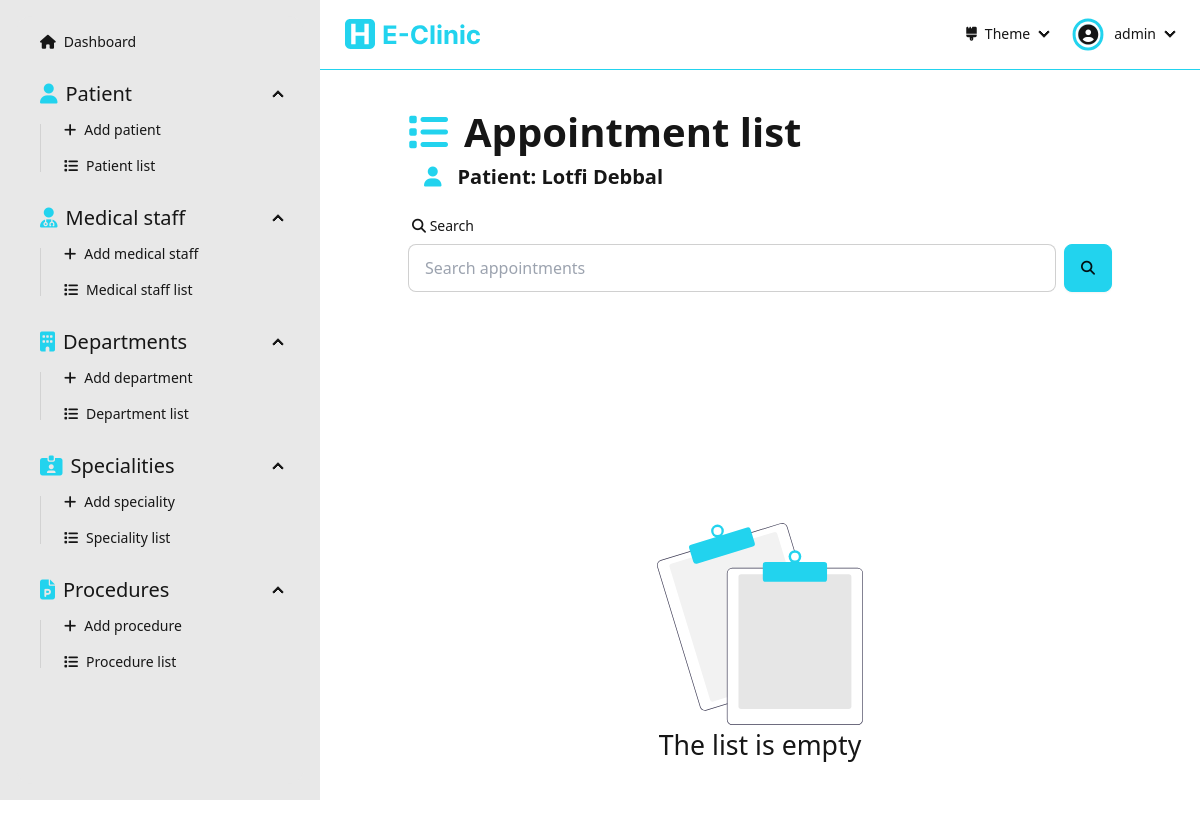
/dashboard/appointments/patient/c3272855034644bb89a166c7f9be3ed9 (signed in), run on an earlier commit of the app's database.
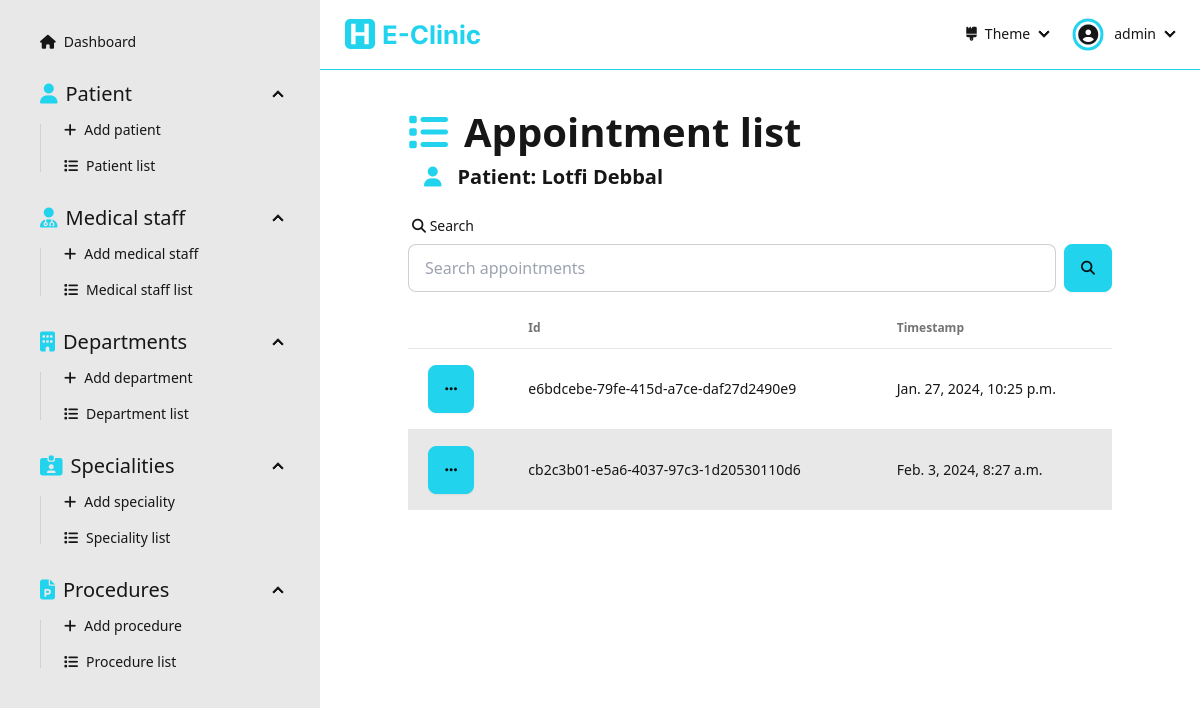
And on a later commit of the database.
### Dashboard/models.py (models this page shows)
class Appointment(models.Model):
  id = models.UUIDField(primary_key=True, default=uuid.uuid4, editable=False)
  patient = models.ForeignKey('Patient', on_delete=models.CASCADE)
  timestamp = models.DateTimeField()
  state = models.CharField(max_length=10, choices=AppointmentState.choices, default=AppointmentState.SCHEDULED, blank=True)
  createdAt = models.DateTimeField(auto_now_add=True)
  updatedAt = models.DateTimeField(auto_now=True)

### Dashboard/views/appointement.py (the view)
# urls.py: path('dashboard/appointments/patient/<str:patientId>', appointement.appointmentListPatient, name='appointment-list-patient'),
@login_required(login_url='sign-in')
def appointmentListPatient(request: HttpRequest, patientId: str):
  patient = get_object_or_404(Patient, id=patientId)
  form = SearchForm(request.GET)
  appointments = []
  if form.is_valid():
    search = form.cleaned_data['search']
    appointments = Appointment.objects.filter(
      Q(timestamp__icontains=search) |
      Q(state__icontains=search),
      patient=patient,
    )
  else:
    appointments = Appointment.objects.filter(
      patient=patient,
    )
  context = { 'appointments': appointments, 'form': form, 'patient': patient }
  return render(request, 'pages/appointment/appointment-list-patient.html', context=context)

### Dashboard/forms.py
class SearchForm(forms.Form):
  search  = forms.CharField(required=False)

### Dashboard/templates/pages/appointment/appointment-list-patient.html (shortened to what this page needs)
{% extends "layouts/dashboard.html" %}
{% load static %}
{% load widget_tweaks %}
{% block dashboard_content %}
  <div class="flex flex-1 flex-col items-center pb-[5rem]">
    <div class="flex flex-1 flex-col max-w-[90%] lg:max-w-[80%] justify-start w-full">
      <div class="text-[30pt] font-bold"><i class="fas fa-list text-primary mr-[1rem]"></i>Appointment list</div>
      <div class="text-[15pt] font-semibold ml-[1rem] mb-[1rem]"><i class="fas fa-user text-primary mr-[1rem]"></i>Patient: {{patient.firstName}} {{patient.lastName}}</div>
      <form action="" method="get" class="mb-[1rem]">
        <label class="form-control w-full">
          <div class="label">
            <span class="label-text"><i class="fas fa-search"></i> Search</span>
          </div>
          <div class="flex">
            {% render_field form.search placeholder="Search appointments" type="text" class+="input input-bordered w-full" %}
            <button class="btn btn-primary ml-[0.5rem]"><i class="fas fa-search"></i></button>
          </div>
        </label>
      </form>
      {% if appointments.count > 0 %}
      <div class="overflow-x-auto flex-1 flex items-start">
        <table class="table table-pin-rows table-pin-cols table-zebra">
          <thead>
            <tr>
              <td></td>
              <td>Id</td>
              <td>Timestamp</td>
            </tr>
          </thead>
          <tbody>
            {% for appointment in appointments %}
              <tr>
                <td>
                  <div class="dropdown">
                    <div tabindex="0" role="button" class="btn btn-primary m-1"><i class="fas fa-ellipsis"></i></div>
                  </div>
                </td>
                <td>{{appointment.id}}</td>
                <td>{{appointment.timestamp}}</td>
              </tr>
            {% endfor %}
          </tbody>
        </table>
      </div>
      {% else %}
        <div class="flex flex-1 flex-col justify-center items-center h-full w-full">
          <img class="h-[30%]" src="{% static "assets/empty-list.svg" %}" alt="empty-list">
          <div class="text-[20pt]">The list is empty</div>
        </div>
      {% endif %}
    </div>
  </div>
{% endblock dashboard_content %}

What changed in the data, as far as the page shows it:
added Appointment: id "e6bdcebe-79fe-415d-a7ce-daf27d2490e9", timestamp "Jan. 27, 2024, 10:25 p.m."
added Appointment: id "cb2c3b01-e5a6-4037-97c3-1d20530110d6", timestamp "Feb. 3, 2024, 8:27 a.m."
Also different on the page:
text no longer shown: "The list is empty"
text now shown: "Id Timestamp"
